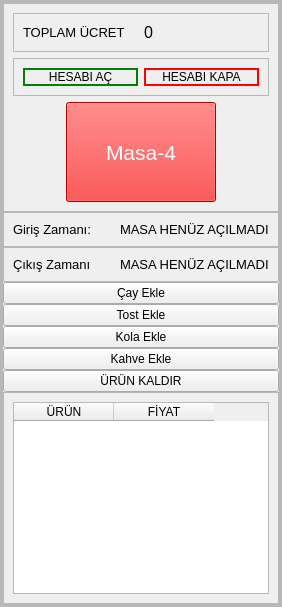
            <widget class="QFrame" name="frame_22">
             <property name="frameShape">
              <enum>QFrame::StyledPanel</enum>
             </property>
             <property name="frameShadow">
              <enum>QFrame::Raised</enum>
             </property>
             <layout class="QHBoxLayout" name="horizontalLayout_18">
              <property name="spacing">
               <number>0</number>
              </property>
              <property name="leftMargin">
               <number>0</number>
              </property>
              <property name="topMargin">
               <number>0</number>
              </property>
              <property name="rightMargin">
               <number>0</number>
              </property>
              <property name="bottomMargin">
               <number>0</number>
              </property>
              <item>
               <widget class="QFrame" name="frame_25">
                <property name="frameShape">
                 <enum>QFrame::StyledPanel</enum>
                </property>
                <property name="frameShadow">
                 <enum>QFrame::Raised</enum>
                </property>
                <layout class="QHBoxLayout" name="horizontalLayout_14">
                 <property name="spacing">
                  <number>0</number>
                 </property>
                 <property name="leftMargin">
                  <number>0</number>
                 </property>
                 <property name="topMargin">
                  <number>0</number>
                 </property>
                 <property name="rightMargin">
                  <number>0</number>
                 </property>
                 <property name="bottomMargin">
                  <number>0</number>
                 </property>
                 <item>
                  <widget class="QFrame" name="frame_26">
                   <property name="frameShape">
                    <enum>QFrame::StyledPanel</enum>
                   </property>
                   <property name="frameShadow">
                    <enum>QFrame::Raised</enum>
                   </property>
                   <layout class="QVBoxLayout" name="verticalLayout_9">
                    <property name="spacing">
                     <number>0</number>
                    </property>
                    <property name="leftMargin">
                     <number>0</number>
                    </property>
                    <property name="topMargin">
                     <number>0</number>
                    </property>
                    <property name="rightMargin">
                     <number>0</number>
                    </property>
                    <property name="bottomMargin">
                     <number>0</number>
                    </property>
                    <item>
                     <widget class="QFrame" name="frame_27">
                      <property name="frameShape">
                       <enum>QFrame::StyledPanel</enum>
                      </property>
                      <property name="frameShadow">
                       <enum>QFrame::Raised</enum>
                      </property>
                      <layout class="QVBoxLayout" name="verticalLayout_10">
                       <item>
                        <widget class="QFrame" name="frame_35">
                         <property name="frameShape">
                          <enum>QFrame::StyledPanel</enum>
                         </property>
                         <property name="frameShadow">
                          <enum>QFrame::Raised</enum>
                         </property>
                         <layout class="QHBoxLayout" name="horizontalLayout_22">
                          <item>
                           <widget class="QLabel" name="label_10">
                            <property name="font">
                             <font>
                              <pointsize>10</pointsize>
                             </font>
                            </property>
                            <property name="text">
                             <string>TOPLAM ÜCRET</string>
                            </property>
                           </widget>
                          </item>
                          <item>
                           <widget class="QLabel" name="toplam4">
                            <property name="font">
                             <font>
                              <pointsize>12</pointsize>
                             </font>
                            </property>
                            <property name="text">
                             <string>0</string>
                            </property>
                           </widget>
                          </item>
                         </layout>
                        </widget>
                       </item>
                       <item>
                        <widget class="QFrame" name="frame_28">
                         <property name="frameShape">
                          <enum>QFrame::StyledPanel</enum>
                         </property>
                         <property name="frameShadow">
                          <enum>QFrame::Raised</enum>
                         </property>
                         <layout class="QHBoxLayout" name="horizontalLayout_15">
                          <item>
                           <widget class="QPushButton" name="hesapac4">
                            <property name="styleSheet">
                             <string notr="true">border:2px solid green;
border-radius:10px;
</string>
                            </property>
                            <property name="text">
                             <string>HESABI AÇ</string>
                            </property>
                           </widget>
                          </item>
                          <item>
                           <widget class="QPushButton" name="hesapkapa4">
                            <property name="styleSheet">
                             <string notr="true">border:2px solid red;
border-radius:10px;
</string>
                            </property>
                            <property name="text">
                             <string>HESABI KAPA</string>
                            </property>
                           </widget>
                          </item>
                         </layout>
                        </widget>
                       </item>
                       <item alignment="Qt::AlignHCenter">
                        <widget class="QPushButton" name="masa4">
                         <property name="minimumSize">
                          <size>
                           <width>150</width>
                           <height>100</height>
                          </size>
                         </property>
                         <property name="maximumSize">
                          <size>
                           <width>150</width>
                           <height>100</height>
                          </size>
                         </property>
                         <property name="font">
                          <font>
                           <pointsize>16</pointsize>
                          </font>
                         </property>
                         <property name="styleSheet">
                          <string notr="true">background-color:red;
color:white;</string>
                         </property>
                         <property name="text">
                          <string>Masa-4</string>
                         </property>
                        </widget>
                       </item>
                      </layout>
                     </widget>
                    </item>
                    <item alignment="Qt::AlignTop">
                     <widget class="QFrame" name="frame_29">
                      <property name="frameShape">
                       <enum>QFrame::StyledPanel</enum>
                      </property>
                      <property name="frameShadow">
                       <enum>QFrame::Raised</enum>
                      </property>
                      <layout class="QHBoxLayout" name="horizontalLayout_16">
                       <item>
                        <widget class="QLabel" name="label_7">
                         <property name="font">
                          <font>
                           <pointsize>10</pointsize>
                          </font>
                         </property>
                         <property name="text">
                          <string>Giriş Zamanı:</string>
                         </property>
                        </widget>
                       </item>
                       <item>
                        <widget class="QLabel" name="giriszamani4">
                         <property name="font">
                          <font>
                           <pointsize>10</pointsize>
                          </font>
                         </property>
                         <property name="text">
                          <string>MASA HENÜZ AÇILMADI</string>
                         </property>
                        </widget>
                       </item>
                      </layout>
                     </widget>
                    </item>
                    <item alignment="Qt::AlignTop">
                     <widget class="QFrame" name="frame_30">
                      <property name="frameShape">
                       <enum>QFrame::StyledPanel</enum>
                      </property>
                      <property name="frameShadow">
                       <enum>QFrame::Raised</enum>
                      </property>
                      <layout class="QHBoxLayout" name="horizontalLayout_17">
                       <item>
                        <widget class="QLabel" name="label_8">
                         <property name="font">
                          <font>
                           <pointsize>10</pointsize>
                          </font>
                         </property>
                         <property name="text">
                          <string>Çıkış Zamanı</string>
                         </property>
                        </widget>
                       </item>
                       <item>
                        <widget class="QLabel" name="cikiszamani4">
                         <property name="font">
                          <font>
                           <pointsize>10</pointsize>
                          </font>
                         </property>
                         <property name="text">
                          <string>MASA HENÜZ AÇILMADI</string>
                         </property>
                        </widget>
                       </item>
                      </layout>
                     </widget>
                    </item>
                    <item>
                     <widget class="QPushButton" name="cay4">
                      <property name="text">
                       <string>Çay Ekle</string>
                      </property>
                     </widget>
                    </item>
                    <item>
                     <widget class="QPushButton" name="tost4">
                      <property name="text">
                       <string>Tost Ekle</string>
                      </property>
                     </widget>
                    </item>
                    <item>
                     <widget class="QPushButton" name="kola4">
                      <property name="text">
                       <string>Kola Ekle</string>
                      </property>
                     </widget>
                    </item>
                    <item>
                     <widget class="QPushButton" name="kahve4">
                      <property name="text">
                       <string>Kahve Ekle</string>
                      </property>
                     </widget>
                    </item>
                    <item>
                     <widget class="QPushButton" name="sil4">
                      <property name="text">
                       <string>ÜRÜN KALDIR</string>
                      </property>
                     </widget>
                    </item>
                    <item>
                     <widget class="QFrame" name="frame_31">
                      <property name="frameShape">
                       <enum>QFrame::StyledPanel</enum>
                      </property>
                      <property name="frameShadow">
                       <enum>QFrame::Raised</enum>
                      </property>
                      <layout class="QHBoxLayout" name="horizontalLayout_38">
                       <item>
                        <widget class="QTableWidget" name="table4">
                         <property name="maximumSize">
                          <size>
                           <width>500</width>
                           <height>300</height>
                          </size>
                         </property>
                         <column>
                          <property name="text">
                           <string>ÜRÜN</string>
                          </property>
                         </column>
                         <column>
                          <property name="text">
                           <string>FİYAT</string>
                          </property>
                         </column>
                        </widget>
                       </item>
                      </layout>
                     </widget>
                    </item>
                   </layout>
                  </widget>
                 </item>
                </layout>
               </widget>
              </item>
             </layout>
            </widget>
